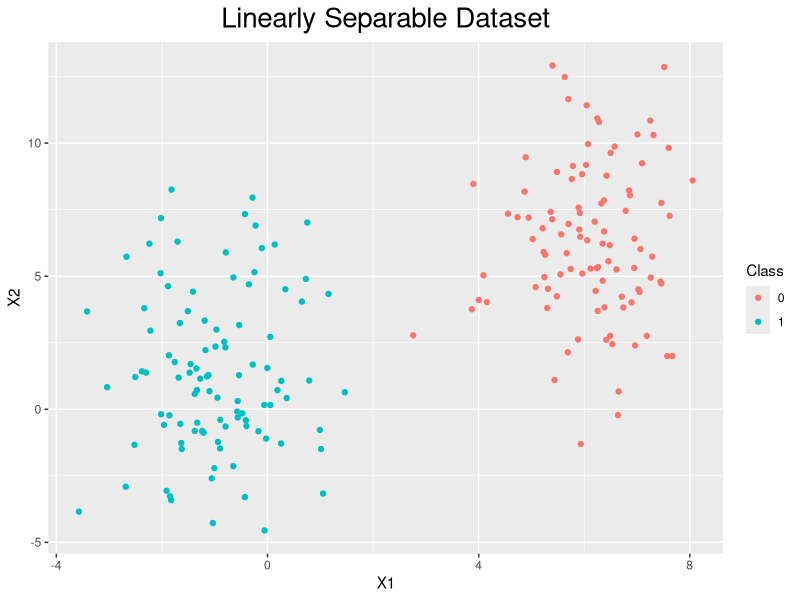
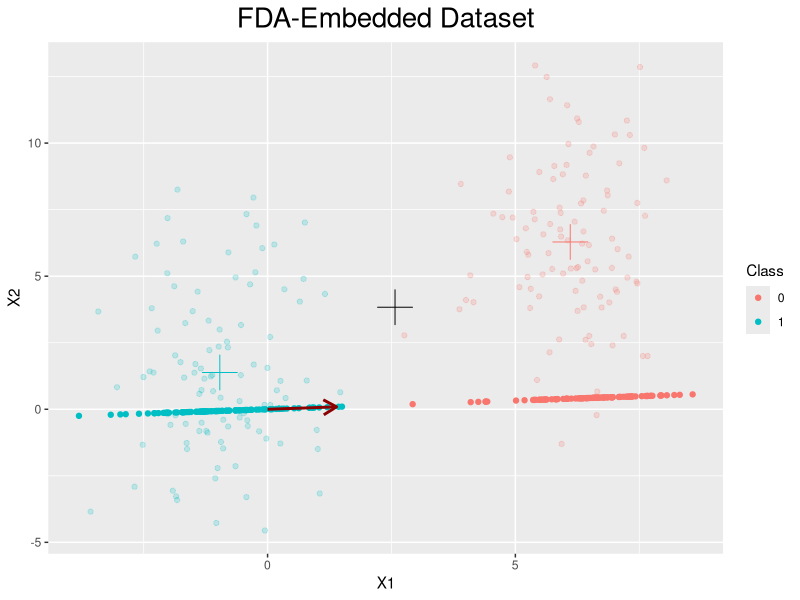
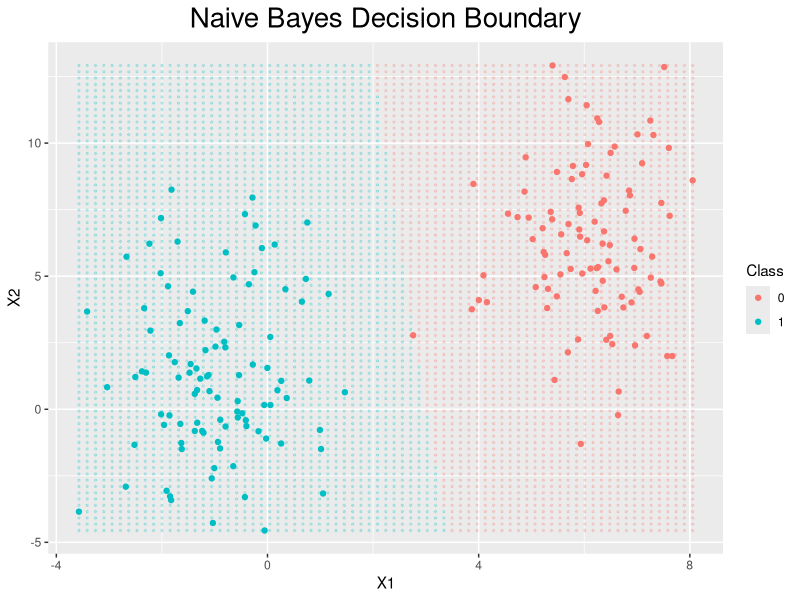
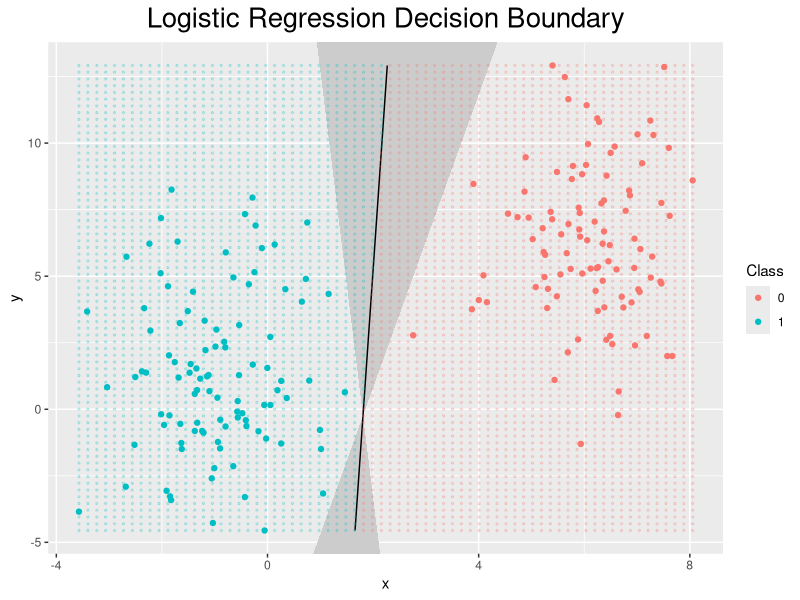

Here is the R script that generated these plots, in order:
## ---- chunk 1
knitr::opts_chunk$set(echo = TRUE)
## ---- chunk 2
library(MASS)
library(microbenchmark)
library(tidyverse)
## ---- chunk 3
kernel_matrix <- function(X, sigmasq, Y=NULL){
  if (is.null(Y)){
    Y <- X
  }
  n <- nrow(X)
  m <- nrow(Y)
  # Find three matrices above
  Xnorm <- matrix(apply(X^2, 1, sum), n, m)
  Ynorm <- matrix(apply(Y^2, 1, sum), n, m, byrow=TRUE)
  XY <- tcrossprod(X, Y)
  return(exp(-(Xnorm - 2*XY + Ynorm) / (2*sigmasq)))
}
## ---- chunk 4
# Creates a logical one-hot encoding, assumes classes 0, .. , K-1
make_flags <- function(y){
  classes <- unique(y)
  flags <- data.frame(y=y) %>% 
            mutate(rn=row_number(), value=1) %>% 
            spread(y, value, fill=0) %>% 
            dplyr::select(-rn) %>% as.matrix %>% as.logical %>%
            matrix(nrow=nrow(y)) 
  return(flags)
}
## ---- chunk 5
# Calculates a function (usually mean or sd) for all classes
calc_func_per_class <- function(X, y, func){
  flags <- make_flags(y)
  return(t(apply(flags, 2, function(f) apply(X[f, ], 2, func))))
}
## ---- chunk 6
# Calculates density of a gaussian
gaussian_density <- function(x, mu, sigma, log=FALSE, precision=FALSE){
  # If precision=TRUE, we're provided with precision matrix, which is the inverse
  # of the variance-covariance matrix
  if (!precision){
    # Cholesky, L is upper triangular
    L <- chol(sigma)
    kernel <- -0.5*crossprod(forwardsolve(t(L), x - mu))
    value  <- -length(x)*log(2*pi)/2 -sum(log(diag(L))) + kernel
  } else {
    kernel <- -0.5* t(x-  mu) %*% (sigma %*% (x - mu))
    value  <- -length(x)*log(2*pi)/2 -log(det(L)) + kernel
  }
  if (!log){
    value <- exp(value)
  }
  return(value[[1]])
}
## ---- chunk 7
center_matrix <- function(A){
  return(A - rep(1, nrow(A)) %*% t(colMeans(A)))
}
## ---- chunk 8
n1 <- 100; m1 <- c(6, 6);  s1 <- matrix(c(1, 0, 0, 10), nrow=2, ncol=2)
n2 <- 100; m2 <- c(-1, 1); s2 <- matrix(c(1, 0, 0, 10), nrow=2, ncol=2)
## ---- chunk 9
generate_binary_data <- function(n1, n2, m1, s1, m2, s2){
  # x1, x2 and y for both classes (both 0,1 and -1,1 will be created for convenience)
  class1 <- mvrnorm(n1, m1, s1)
  class2 <- mvrnorm(n2, m2, s2)
  y      <- c(rep(0, n1), rep(1, n2))   # {0 , 1}
  y2     <- c(rep(-1, n1), rep(1, n2))  # {-1, 1}
  # Generate dataframe
  data <- data.frame(rbind(class1, class2), y, y2)
  return(data)
}
## ---- chunk 10
set.seed(123)
data <- generate_binary_data(n1, n2, m1, s1, m2, s2)
X <- data %>% dplyr::select(-y, -y2) %>% as.matrix
y <- data %>% dplyr::select(y) %>% as.matrix
## ---- chunk 11
plot_dataset <- function(data){
  p <- ggplot(data=data, aes(x=X1, y=X2, color=as_factor(y))) + 
        geom_point() + 
        theme(plot.title=element_text(hjust=0.5, size=20)) + 
        labs(color="Class", title="Linearly Separable Dataset")
  return(p)
}
plot_dataset(data)
## ---- chunk 12
fda <- function(X, y){
  # Use y to create a logical one-hot encoding called `flags`
  flags <- make_flags(y)
  # Define objective function 
  fda_objective <- function(w){
    mu <- mean(X %*% w)           # embedded DATASET center
    muks <- rep(0, ncol(flags))   # embedded center for class k
    swks <- rep(0, ncol(flags))   # within class scatterness
    sbks <- rep(0, ncol(flags))   # between class scatterness
    for (class in 1:ncol(flags)){
      Xk <- X[flags[, class], ]
      mk <- mean(Xk %*% w)
      muks[class] <- mk
      swks[class] <- sum(((Xk %*% w) - mk)^2)
      sbks[class] <- sum(flags[, class]) * (mk - mu)^2
    }
    # Calculate objective value
    value <- sum(sbks) / sum(swks)
    return(-value) # remember we want to maximize, but optim minimizes
  }
  # Optimize
  w_start <- matrix(1, nrow=ncol(X), ncol=1)
  sol <- optim(par=w_start, fn=fda_objective, method="BFGS")$par
  # Return object
  fda_object <- list(sol=sol, flags=flags, X=X, y=y)
  class(fda_object) <- "FDA"
  return(fda_object)
}
## ---- chunk 13
plot.FDA <- function(x, y=NULL, ...){
  # Find unit vector of w and take dot product
  sol_unit <- x$sol / sqrt(sum(x$sol^2))
  dot_products <-  x$X %*% sol_unit
  if (ncol(x$X) > 2){
    # Plot on a simple horizontal line
  df <- data.frame(x1=dot_products, x2=rep(0, nrow(dot_products)), y=x$y)
  p <- ggplot(data=df) + 
        geom_point(aes(x=x1, y=x2, color=as_factor(x$y)))
  } else {
    # Find embedded points in 2D
    x_emb <- dot_products %*% t(sol_unit)
    dfembed <- data.frame(x1=x_emb[, 1], x2=x_emb[, 2], y=x$y)
    # Find data mean, and mean per cluster
    datamean <- apply(x$X, 2, mean)
    datamean <- data.frame(x=datamean[1], y=datamean[2])
    meanmatrix <- calc_func_per_class(x$X, x$y, mean)
    dfclassmeans <- data.frame(meanmatrix, y=(1:nrow(meanmatrix) - 1))
    # Dataframe to plot w
    wdf <- data.frame(x=x$sol[1], y=x$sol[2], x0=c(0.0), y0=c(0.0))
    # Plot
    p <- ggplot() + 
          geom_point(data=data.frame(x$X, x$y), 
                     aes(x=X1, y=X2, color=as_factor(y)), alpha=0.2) + 
          geom_point(data=dfclassmeans, 
                     aes(x=X1, y=X2, color=as_factor(y)),
                     shape=3, size=8, show.legend=FALSE) + 
          geom_point(data=datamean, aes(x=x, y=y), size=8, shape=3, color="black") +
          geom_point(data=dfembed, aes(x=x1, y=x2, color=as_factor(y))) + 
          geom_segment(data=wdf, 
                       aes(x=x0, y=y0, xend=x, yend=y, color="w"), 
                       arrow = arrow(length=unit(0.15, "inches")), 
                       color="darkred", size=1)
  }
  p + 
    labs(color="Class", title="FDA-Embedded Dataset", x="X1", y="X2") + 
    theme(plot.title=element_text(hjust=0.5, size=20))
}
## ---- chunk 14
fda_object <- fda(X, y)
plot(fda_object)
## ---- chunk 15
naive_bayes <- function(X, y){
  # For every class, find mean and variance (one class per row)
  means <- calc_func_per_class(X, y, mean)
  vars  <- calc_func_per_class(X, y, function(x) sd(x)^2)
  # Create a gaussian for each class
  nb <- list(means=means, vars=vars, X=X, y=y)
  class(nb) <- "naive_bayes"
  return(nb)
}
## ---- chunk 16
predict.naive_bayes <- function(x, xtest){
  # for every test point (row of xtest), want to calculate the density value for
  # every class, and pick the highest one. 
  # Instantiate matrix of correct dimensions.
  table <- matrix(0, nrow=nrow(xtest), ncol=nrow(x$means))
  # calculate priors from data
  priors <- log(apply(make_flags(x$y), 2, function(f) length(x$y[f, ]) / length(x$y)))
  # need two for loops unfortunately
  for (r_ix in 1:nrow(xtest)){
    for (c_ix in 1:nrow(x$means)){
      # independence gives 
      table[r_ix, c_ix] <- gaussian_density(
        x=matrix(as.double(xtest[r_ix, ])), 
        mu=matrix(x$means[c_ix, ]), 
        sigma=diag(x$vars[c_ix, ]), log=TRUE)
    }
  }
  table <- table + priors
  classes <- apply(table, 1, which.max)
  return(classes - 1)
}
## ---- chunk 17
plot.naive_bayes <- function(x, y=NULL, ngrid=75, ...){
  if (ncol(x$X) > 2) {
    print("Naive Bayes plotting for more than 2 dimensions, not implemented.")
  } else {
    # Generate a grid of points on X
    coord_range <- apply(x$X, 2, range)
    grid <- expand.grid(
      X1=seq(from=coord_range[1, 1], to=coord_range[2, 1], length=ngrid),
      X2=seq(from=coord_range[1, 2], to=coord_range[2, 2], length=ngrid)
      )
    # Use naive bayes to predict at each point of the grid
    cl <- predict(x, grid)
    dfgrid <- data.frame(grid, y=cl)
    # plot those points
    ggplot() + 
      geom_point(data=dfgrid, aes(x=X1, y=X2, color=as_factor(y)), alpha=0.2, size=0.5) + 
      geom_point(data=data.frame(x$X, y=x$y), aes(x=X1, y=X2, color=as_factor(y))) + 
      labs(color="Class", title="Naive Bayes Decision Boundary") + 
      theme(plot.title=element_text(hjust=0.5, size=20))
  }
}
## ---- chunk 18
plot(naive_bayes(X, y))
## ---- chunk 19
sigmoid <- function(x) 1.0 / (1.0 + exp(-x))
## ---- chunk 20
grad_ascent <- function(beta, niter=100, gamma=0.001, cost="MLE", sigmab=1.0){
  if (cost=="MLE"){
    for (i in 1:niter) beta <- beta + gamma * t(X) %*% (y - sigmoid(X %*% beta))
  } else if (cost=="MAP"){
    for (i in 1:niter) {
      beta <- beta + gamma*(sigmab^2*t(X) %*% (y - sigmoid(X %*% beta)) - beta)
    }
  }
  return(beta)
}
## ---- chunk 21
newton_method <- function(beta, niter=100, alpha=0.1, cost="MLE", sigmab=1.0){
  # Learning rate is suggested at 0.1. For 1.0 standard Newton method is recovered
  if (cost=="MLE"){
    for (i in 1:niter){
      D_k <- diag(drop(sigmoid(X%*%beta)*(1 - sigmoid(X%*%beta))))
      d_k <- solve(t(X)%*%D_k %*% X, alpha*t(X) %*% (y - sigmoid(X %*% beta)))
      beta <- beta + d_k
    }
  } else if (cost=="MAP"){
    n <- ncol(X)
    for (i in 1:niter){
      D_k <- diag(drop(sigmoid(X%*%beta)*(1 - sigmoid(X%*%beta))))
      d_k <- solve(
        sigmab^2*t(X)%*%D_k%*%X + diag(n),
        alpha*(sigmab^2*t(X)%*%(y - sigmoid(X %*% beta)) - beta)
      )
      beta <- beta + d_k
    }
  }
  return(beta)
}
## ---- chunk 22
logistic_regression <- function(X, y, cost="MLE", method="BFGS", sigmab=1.0, niter=100,
                                alpha=0.1, gamma=0.001, laplace=FALSE){
  start <- matrix(0, nrow=ncol(X))
  # Define cost functions
  mle_cost <- function(beta) sum(log(1 + exp((1 - 2*y) * (X %*% beta))))
  map_cost <- function(beta) (sigmab^2)*mle_cost(beta) + 0.5*sum(beta^2)
  # Determine selected Cost Function
  if      (cost == "MLE") costfunc <- mle_cost
  else if (cost == "MAP") costfunc <- map_cost
  # Use selected method for selected cost function
  if      (method=="BFGS")   sol <- optim(par=start, fn=costfunc, method=method)$par
  else if (method=="GA")     sol <- grad_ascent(start, niter, gamma, cost, sigmab)
  else if (method=="NEWTON") sol <- newton_method(start, niter, alpha, cost, sigmab)
  # Laplace only works with MAP, not MLE
  # Can specify precision==TRUE in my builtin gaussian function
  first <- (sigmab^2)*diag(ncol(X))
  second <- t(X) %*% diag(drop(sigmoid(X %*% sol)*(1-sigmoid(X %*% sol)))) %*% X
  precision <- first + second
  # Build S3 object and return it
  lr <- list(X=X, y=y, beta=sol, cost=cost, method=method, 
             prec=precision, costfunc=costfunc)
  class(lr) <- "logistic_regression"
  return(lr)
}
## ---- chunk 23
print.logistic_regression <- function(x, ...){
  cat("S3 Object of Class logistic_regression.\n")
  cat("Cost Function:        ", x$cost, "\n")
  cat("Optimization Method:  ", x$method, "\n")
  cat("Solution:             ", x$beta, "\n")
}
## ---- chunk 24
predict.logistic_regression <- function(x, xtest){
  # sigmoid gives probability of being in class 1. So will give (rounded) 1 to 1
  return(round(1.0 / (1.0 + exp(-xtest %*% x$beta))))
}
## ---- chunk 25
X <- cbind(1, X)

lr_bfgs_mle <- logistic_regression(X, y, cost="MLE", method="BFGS")
lr_bfgs_map <- logistic_regression(X, y, cost="MAP", method="BFGS")
lr_ga_mle   <- logistic_regression(X, y, cost="MLE", method="GA", niter = 1000)
lr_ga_map   <- logistic_regression(X, y, cost="MAP", method="GA", niter = 1000)
lr_nm_mle   <- logistic_regression(X, y, cost="MLE", method="NEWTON")
lr_nm_map   <- logistic_regression(X, y, cost="MAP", method="NEWTON")
## ---- chunk 26
print(lr_bfgs_mle)
print(lr_ga_mle)
print(lr_nm_mle)
print(lr_bfgs_map)
print(lr_ga_map)
print(lr_nm_map)
## ---- chunk 27
plot.logistic_regression <- function(x, y=NULL, ngrid=70, ...){
  # Grid to show decision boundary 
  coord_range <- apply(x$X, 2, range)
  grid <- expand.grid(
      X1=seq(from=coord_range[1, 2], to=coord_range[2, 2], length=ngrid),
      X2=seq(from=coord_range[1, 3], to=coord_range[2, 3], length=ngrid)
  )
  # need to append 1 and transform to numeric, somehow it's losing it
  grid <- matrix(as.numeric(unlist(grid)), nrow=ngrid^2)
  # Predict at each point of the grid
  cl <- predict(x, cbind(1, grid))
  dfgrid <- data.frame(grid, y=cl)
  # plot those points
  p <- ggplot(data=dfgrid)
  if (!is.null(x$prec)) {
    # calculate confidence interval
    sd <- sqrt(diag(solve(x$prec)))
    beta_min <- x$beta - sd
    beta_max <- x$beta + sd
    # get range. Each column is one dimension
    ranges <- apply(x$X, 2, range)
    # understand what are the x_1 limits, from the limits of the second coordinate x_2
    x_lims <- sort((ranges[, 3] * x$beta[3] + x$beta[1]) / (-x$beta[2]))
    x1_vals <- seq(from=x_lims[1], to=x_lims[2], length.out = 200)
    x2_vals <- -(x$beta[2]/x$beta[3])*x1_vals - (x$beta[1]/x$beta[3])
    # define lines
    min_line <- function(x) -beta_min[2]*x/beta_min[3] - beta_max[1]/beta_min[3]
    max_line <- function(x) -beta_max[2]*x/beta_max[3] - beta_min[1]/beta_max[3]
    # create a poly df
    x_poly <- seq(from=ranges[1, 2], to=ranges[2, 2], length.out=500)
    dfpoly <- data.frame(x=c(x_poly,x_poly), y=c(min_line(x_poly), max_line(x_poly)))
    # same but for confidence interval
    dflaplace <- data.frame(x1=x1_vals, x2=x2_vals)
    p <- p +
      coord_cartesian(xlim=ranges[, 2], ylim=ranges[, 3])  +
      geom_polygon(data=dfpoly, aes(x=x, y=y), fill="grey80") + 
      geom_line(data=dflaplace, aes(x=x1, y=x2)) 
  }
  p + 
    geom_point(data=dfgrid, aes(x=X1, y=X2, color=as_factor(y)), alpha=0.2, size=0.5) + 
    geom_point(data=data.frame(x$X, y=x$y), aes(x=X1, y=X2, color=as_factor(y))) + 
    labs(color="Class", title="Logistic Regression Decision Boundary") + 
    theme(plot.title=element_text(hjust=0.5, size=20))
}
## ---- chunk 28
plot(logistic_regression(X, y, cost="MAP", method="BFGS", laplace = TRUE))
